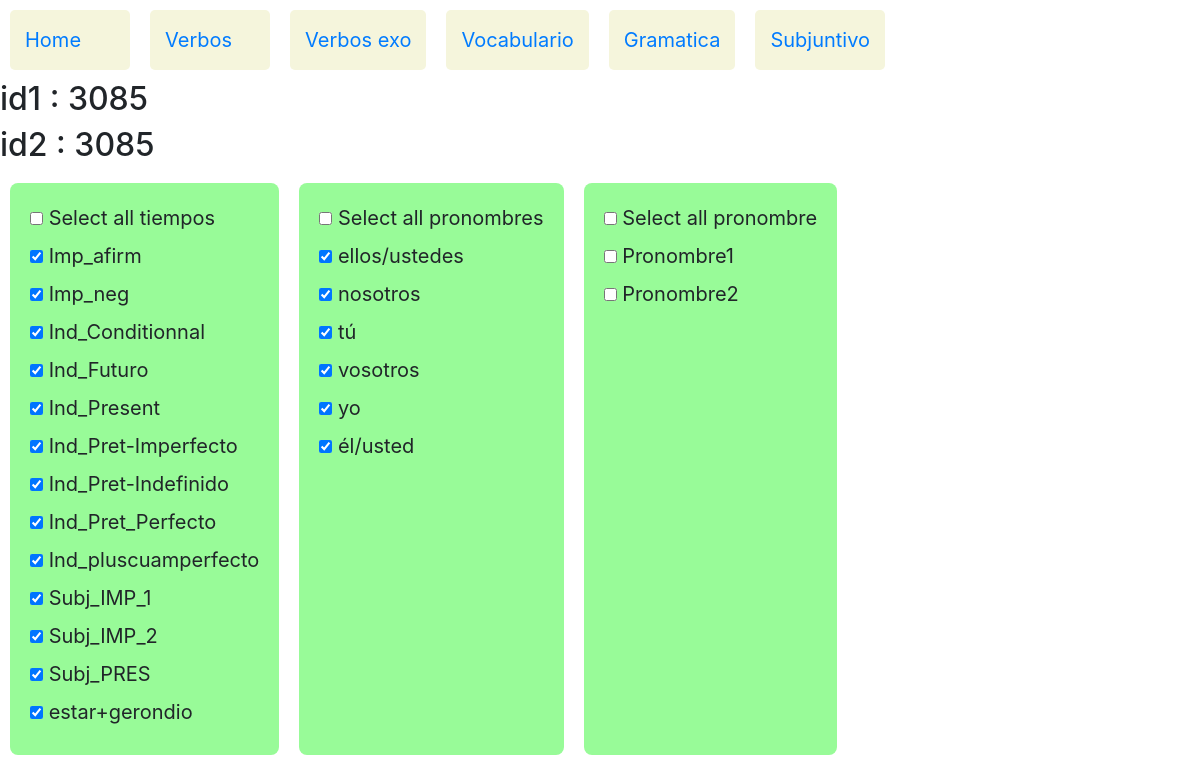
Page /verbos/palabras/3085/3085 on the committed database.
### verbos/models.py (models this page shows)
class Tiempo(models.Model):
    tiempo=models.CharField(max_length=30)
    tiemposeq=models.IntegerField(null=True)
    def __str__(self):
        return self.tiempo

class Pronombre(models.Model):
    pronombre=models.CharField(max_length=13)
    pronombreseq=models.IntegerField(null=True)
    def __str__(self):
        return self.pronombre

### verbos/views.py (the view)
# urls.py: path('palabras/<int:id1>/<int:id2>',views.palabras,name='palabras'),
def palabras(request,id1,id2):
    verbos = Verbo.objects.all()
    tiempos = Tiempo.objects.all()
    pronombres = Pronombre.objects.all()
    verbotipos = Verbotipo.objects.all()
    myset=(tiempos,pronombres,verbotipos)
    jstiempos=jslist(tiempos)
    jspronombres=jslist(pronombres)
    jsverbotipos=jslist(verbotipos)
    context= {
            "id1" : id1,
            "id2" : id2,
            "verbos" : verbos,
            "tiempos" : tiempos ,
            "pronombres" : pronombres,
            "verbotipos" : verbotipos,
            "myset" : myset,
            "jstiempos" : jstiempos,
            "jsverbotipos" : jsverbotipos,
            "jspronombres" : jspronombres
            }
    return render(request,"verbos/palabras.html",context)

### verbos/views.py (called while the page is built)
def jslist(myqueryset):
    jstname=myqueryset.model.__name__
    jstlst=[]
    for item in myqueryset:
        jstlst.append([jstname,item.id])
    return jstlst

### verbos/templates/verbos/palabras.html (shortened to what this page needs)
{% extends 'verbos/layout.html' %}
{% block body1 %}
	<h2> id1 : {{ id1 }} </h2>
	<h2> id2 : {{ id2 }} </h2>
	<form action= "{% url 'palabras' id1='10' id2='20' %}"  method ="post">
	<div id="container" >
		<div>
			<input type="checkbox" data-type="tiempo" id="tiempo" name="checktodos" >
			<label for="tiempo"> Select all tiempos </label>
			<br>
			{% for tiempo in tiempos %}
			<input type="checkbox" id="Tiempo-{{tiempo.id}}"  name="tiempo"  data-storage="true" >
			<label for="Tiempo-{{tiempo.id}}"> {{tiempo}}   </label>
			<br>
			{% endfor %}
		</div>
		<div>
			<input type="checkbox" data-type="pronombre" id="pronombre" name="checktodos" >
			<label for="pronombre"> Select all pronombres </label>
			<br>
			{% for pronombre  in pronombres %}
			<input type="checkbox" id="Pronombre-{{pronombre.id}}"  name="pronombre"  data-storage="true" >
			<label for="Pronombre-{{pronombre.id}}"> {{pronombre}}   </label>
			<br>
			{% endfor %}
		</div>
		<div>
			<input type="checkbox" data-type="pronombre" id="pronombre" name="checktodos" >
			<label for="pronombre"> Select all pronombre </label>
			<br>
			<input type="checkbox" id="pronombre1" name="pronombre" >
			<label for="pronombre1"> Pronombre1  </label>
			<br>
			<input type="checkbox" id="pronombre2" name="pronombre" >
			<label for="pronombre2"> Pronombre2  </label>
			<br>
		</div>
	</div>
	</form>
{% endblock %}

### rows in the picture
Tiempo: tiempo "Imp_afirm"
Tiempo: tiempo "Imp_neg"
Tiempo: tiempo "Ind_Conditionnal"
Tiempo: tiempo "Ind_Futuro"
Tiempo: tiempo "Ind_Present"
Tiempo: tiempo "Ind_Pret-Imperfecto"
Tiempo: tiempo "Ind_Pret-Indefinido"
Tiempo: tiempo "Ind_Pret_Perfecto"
Tiempo: tiempo "Ind_pluscuamperfecto"
Tiempo: tiempo "Subj_IMP_1"
Tiempo: tiempo "Subj_IMP_2"
Tiempo: tiempo "Subj_PRES"
Tiempo: tiempo "estar+gerondio"
Pronombre: pronombre "ellos/ustedes"
Pronombre: pronombre "nosotros"
Pronombre: pronombre "tú"
Pronombre: pronombre "vosotros"
Pronombre: pronombre "yo"
Pronombre: pronombre "él/usted"

### other values in the picture
{{ id1 }} "3085"
{{ id2 }} "3085"
